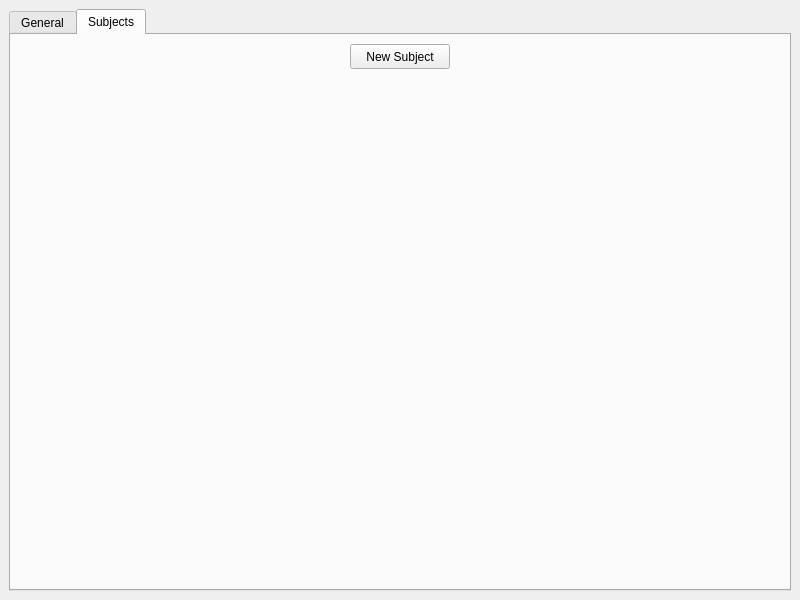
<?xml version="1.0" encoding="UTF-8"?>
<ui version="4.0">
 <class>MainWindow</class>
 <widget class="QMainWindow" name="MainWindow">
  <property name="geometry">
   <rect>
    <x>0</x>
    <y>0</y>
    <width>800</width>
    <height>600</height>
   </rect>
  </property>
  <property name="windowTitle">
   <string>MainWindow</string>
  </property>
  <property name="styleSheet">
   <string notr="true">font: 500 12pt &quot;Adwaita Sans&quot;;</string>
  </property>
  <property name="tabShape">
   <enum>QTabWidget::TabShape::Rounded</enum>
  </property>
  <widget class="QWidget" name="centralwidget">
   <layout class="QGridLayout" name="gridLayout_3">
    <item row="0" column="0">
     <layout class="QGridLayout" name="gridLayout_2">
      <item row="0" column="0">
       <widget class="QTabWidget" name="tabWidget">
        <property name="toolTip">
         <string/>
        </property>
        <property name="currentIndex">
         <number>1</number>
        </property>
        <widget class="QWidget" name="tab1_general">
         <attribute name="title">
          <string>General</string>
         </attribute>
         <layout class="QVBoxLayout" name="verticalLayout">
          <item>
           <widget class="QLabel" name="label">
            <property name="text">
             <string>Schedule Preview</string>
            </property>
           </widget>
          </item>
          <item>
           <layout class="QHBoxLayout" name="horizontalLayout">
            <item>
             <widget class="QTableWidget" name="tableWidget">
              <property name="sizePolicy">
               <sizepolicy hsizetype="Expanding" vsizetype="Expanding">
                <horstretch>0</horstretch>
                <verstretch>0</verstretch>
               </sizepolicy>
              </property>
              <property name="minimumSize">
               <size>
                <width>0</width>
                <height>0</height>
               </size>
              </property>
              <property name="maximumSize">
               <size>
                <width>16777215</width>
                <height>16777215</height>
               </size>
              </property>
              <property name="frameShape">
               <enum>QFrame::Shape::StyledPanel</enum>
              </property>
              <property name="frameShadow">
               <enum>QFrame::Shadow::Sunken</enum>
              </property>
              <property name="dragEnabled">
               <bool>false</bool>
              </property>
              <property name="alternatingRowColors">
               <bool>true</bool>
              </property>
              <property name="gridStyle">
               <enum>Qt::PenStyle::SolidLine</enum>
              </property>
              <property name="wordWrap">
               <bool>false</bool>
              </property>
              <property name="cornerButtonEnabled">
               <bool>true</bool>
              </property>
              <property name="rowCount">
               <number>8</number>
              </property>
              <property name="columnCount">
               <number>11</number>
              </property>
              <attribute name="horizontalHeaderCascadingSectionResizes">
               <bool>false</bool>
              </attribute>
              <attribute name="horizontalHeaderDefaultSectionSize">
               <number>100</number>
              </attribute>
              <attribute name="horizontalHeaderShowSortIndicator" stdset="0">
               <bool>false</bool>
              </attribute>
              <attribute name="horizontalHeaderStretchLastSection">
               <bool>false</bool>
              </attribute>
              <attribute name="verticalHeaderCascadingSectionResizes">
               <bool>false</bool>
              </attribute>
              <attribute name="verticalHeaderShowSortIndicator" stdset="0">
               <bool>false</bool>
              </attribute>
              <attribute name="verticalHeaderStretchLastSection">
               <bool>false</bool>
              </attribute>
              <row/>
              <row/>
              <row/>
              <row/>
              <row/>
              <row/>
              <row/>
              <row/>
              <column/>
              <column/>
              <column/>
              <column/>
              <column/>
              <column/>
              <column/>
              <column/>
              <column/>
              <column/>
              <column/>
             </widget>
            </item>
           </layout>
          </item>
         </layout>
        </widget>
        <widget class="QWidget" name="tab2_subjects">
         <attribute name="title">
          <string>Subjects</string>
         </attribute>
         <layout class="QVBoxLayout" name="verticalLayout_4">
          <item alignment="Qt::AlignmentFlag::AlignHCenter">
           <widget class="QPushButton" name="button_newSubject">
            <property name="enabled">
             <bool>true</bool>
            </property>
            <property name="sizePolicy">
             <sizepolicy hsizetype="Preferred" vsizetype="Maximum">
              <horstretch>0</horstretch>
              <verstretch>0</verstretch>
             </sizepolicy>
            </property>
            <property name="minimumSize">
             <size>
              <width>100</width>
              <height>25</height>
             </size>
            </property>
            <property name="maximumSize">
             <size>
              <width>250</width>
              <height>50</height>
             </size>
            </property>
            <property name="layoutDirection">
             <enum>Qt::LayoutDirection::LeftToRight</enum>
            </property>
            <property name="autoFillBackground">
             <bool>false</bool>
            </property>
            <property name="text">
             <string>New Subject</string>
            </property>
           </widget>
          </item>
          <item>
           <spacer name="verticalSpacer">
            <property name="orientation">
             <enum>Qt::Orientation::Vertical</enum>
            </property>
            <property name="sizeHint" stdset="0">
             <size>
              <width>20</width>
              <height>438</height>
             </size>
            </property>
           </spacer>
          </item>
         </layout>
        </widget>
       </widget>
      </item>
     </layout>
    </item>
   </layout>
  </widget>
  <widget class="QMenuBar" name="menubar">
   <property name="geometry">
    <rect>
     <x>0</x>
     <y>0</y>
     <width>800</width>
     <height>25</height>
    </rect>
   </property>
  </widget>
  <action name="actionFile">
   <property name="text">
    <string>File</string>
   </property>
  </action>
 </widget>
 <resources/>
 <connections/>
</ui>
